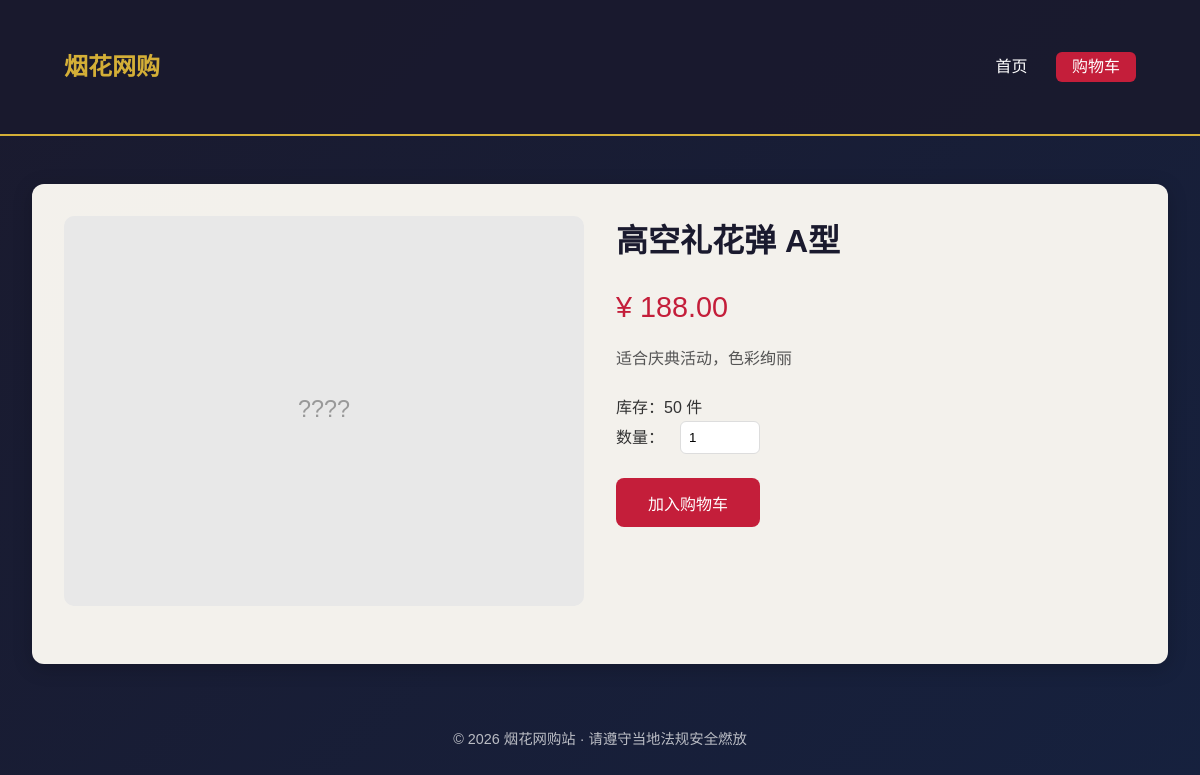
The app's page /product.php?id=1, older data.
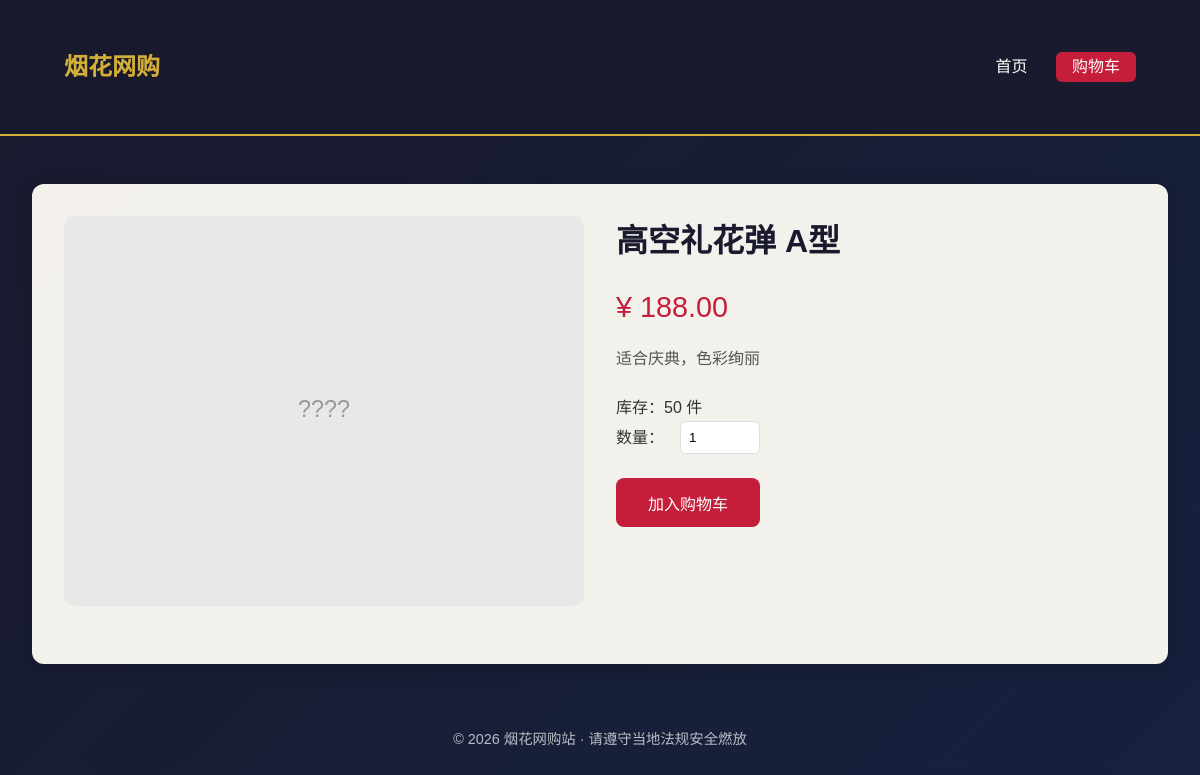
The same page, newer data.
### tables this page shows
CREATE TABLE IF NOT EXISTS products (
    id INT AUTO_INCREMENT PRIMARY KEY,
    category_id INT DEFAULT NULL,
    name VARCHAR(200) NOT NULL,
    description TEXT,
    price DECIMAL(10,2) NOT NULL DEFAULT 0,
    stock INT NOT NULL DEFAULT 0,
    image VARCHAR(255) DEFAULT NULL,
    is_active TINYINT(1) DEFAULT 1,
    created_at TIMESTAMP DEFAULT CURRENT_TIMESTAMP,
    updated_at TIMESTAMP DEFAULT CURRENT_TIMESTAMP ON UPDATE CURRENT_TIMESTAMP,
    FOREIGN KEY (category_id) REFERENCES categories(id) ON DELETE SET NULL
);

### product.php (the view, shortened to what this page needs)
<?php
require_once 'config.php';
$id = isset($_GET['id']) ? (int)$_GET['id'] : 0;
$stmt = $pdo->prepare("SELECT p.*, c.name AS category_name FROM products p LEFT JOIN categories c ON p.category_id = c.id WHERE p.id = ? AND p.is_active = 1");
$stmt->execute([$id]);
$product = $stmt->fetch();
require_once 'includes/header.php';
?>
<main>
    <div class="product-detail">
        <div>
            <img src="<?php echo $product['image'] ? SITE_URL.'/uploads/'.htmlspecialchars($product['image']) : SITE_URL.'/assets/img/placeholder.svg'; ?>" alt="<?php echo htmlspecialchars($product['name']); ?>">
        </div>
        <div class="meta">
            <h1><?php echo htmlspecialchars($product['name']); ?></h1>
            <div class="price">¥ <?php echo number_format($product['price'], 2); ?></div>
            <div class="description"><?php echo nl2br(htmlspecialchars($product['description'] ?: '暂无描述')); ?></div>
            <p>库存：<?php echo $product['stock']; ?> 件</p>
            <div class="quantity-wrap">
                <label>数量：</label>
                <input type="number" id="qty" min="1" max="<?php echo $product['stock']; ?>" value="1">
            </div>
            <button class="btn-buy" onclick="addAndGo(<?php echo $product['id']; ?>,'<?php echo htmlspecialchars(addslashes($product['name'])); ?>',<?php echo $product['price']; ?>)" <?php echo $product['stock']<1 ? ' disabled' : ''; ?>>加入购物车</button>
        </div>
    </div>
</main>
<?php require_once 'includes/footer.php'; ?>

### includes/header.php (shortened to what this page needs)
<!DOCTYPE html>
<html lang="zh-CN">
<head>
    <link rel="stylesheet" href="<?php echo SITE_URL; ?>/assets/css/style.css">
</head>
<body>
<header class="site-header">
    <div class="container">
        <a href="<?php echo SITE_URL; ?>/index.php" class="site-logo">烟花网购</a>
        <nav class="site-nav">
            <a href="<?php echo SITE_URL; ?>/index.php">首页</a>
            <a href="<?php echo SITE_URL; ?>/cart.php" class="cart-link" id="cartLink">购物车</a>
        </nav>
    </div>
</header>
<div class="container">

### includes/footer.php (shortened to what this page needs)
</div>
<footer class="site-footer">
    <p>© <?php echo date('Y'); ?> 烟花网购站 · 请遵守当地法规安全燃放</p>
</footer>
</body>
</html>

### assets/css/style.css (style rules this page uses)
:root { --primary: #c41e3a; --primary-dark: #9a1830; --gold: #d4af37; --dark: #1a1a2e; }
* { box-sizing: border-box; margin: 0; padding: 0; }
body { font-family: 'Microsoft YaHei', 'PingFang SC', sans-serif; background: linear-gradient(135deg, #1a1a2e 0%, #16213e 100%); color: #333; min-height: 100vh; line-height: 1.6; }
.site-header { background: rgba(26, 26, 46, 0.95); border-bottom: 2px solid var(--gold); padding: 1rem 2rem; position: sticky; top: 0; z-index: 100; }
.site-header .container { max-width: 1200px; margin: 0 auto; display: flex; justify-content: space-between; align-items: center; }
.site-logo { font-size: 1.5rem; font-weight: bold; color: var(--gold); text-decoration: none; }
.site-nav a { color: #fff; text-decoration: none; margin-left: 1.5rem; }
.cart-link { background: var(--primary); color: #fff !important; padding: 0.4rem 1rem; border-radius: 6px; }
.container { max-width: 1200px; margin: 0 auto; padding: 2rem; }
main { min-height: 60vh; background: rgba(248, 245, 240, 0.98); border-radius: 12px; padding: 2rem; margin-top: 1rem; box-shadow: 0 4px 20px rgba(0,0,0,0.2); }
.product-detail { display: grid; grid-template-columns: 1fr 1fr; gap: 2rem; align-items: start; }
.product-detail img { width: 100%; max-height: 400px; object-fit: cover; border-radius: 10px; }
.product-detail .meta h1 { margin-bottom: 1rem; color: var(--dark); }
.product-detail .meta .price { font-size: 1.8rem; color: var(--primary); margin-bottom: 1rem; }
.product-detail .meta .description { color: #555; margin-bottom: 1.5rem; }
.quantity-wrap { display: flex; align-items: center; gap: 1rem; margin-bottom: 1.5rem; }
.quantity-wrap input { width: 80px; padding: 0.5rem; border: 1px solid #ddd; border-radius: 6px; }
.btn-buy { padding: 0.8rem 2rem; background: var(--primary); color: #fff; border: none; border-radius: 8px; font-size: 1rem; cursor: pointer; }
.site-footer { text-align: center; padding: 2rem; color: rgba(255,255,255,0.7); font-size: 0.9rem; }

Row changes from the older to the newer data that the page shows:
changed products "高空礼花弹 A型": description "适合庆典活动，色彩绚丽" → "适合庆典，色彩绚丽"
